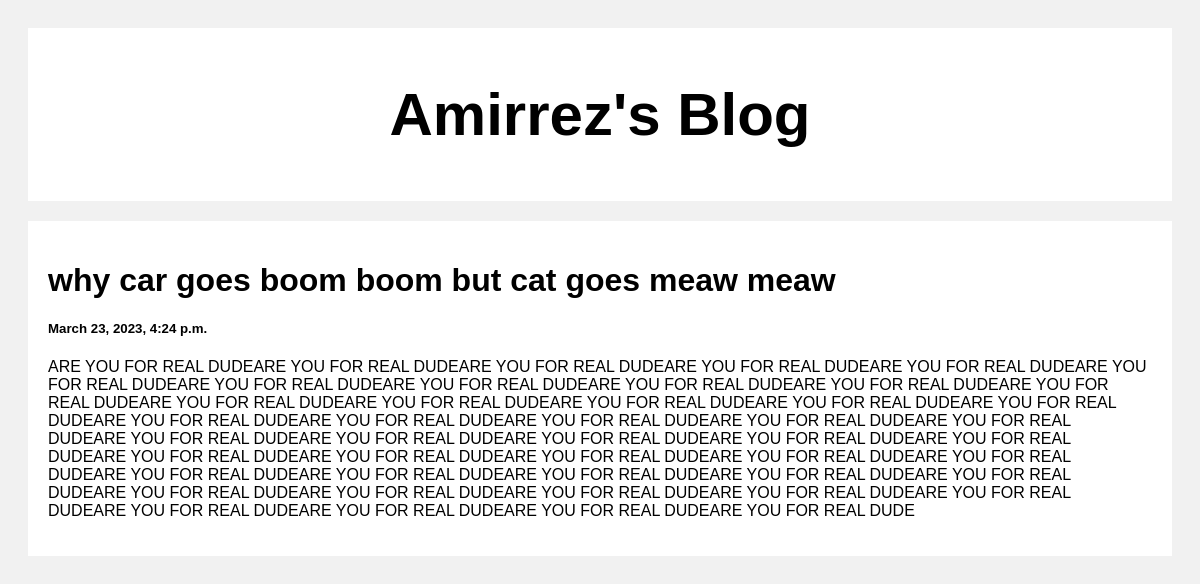
/post/1, run on the app's committed database.
### posts/models.py (models this page shows)
class Post(models.Model):
    title = models.CharField(max_length=50)
    body = models.CharField(max_length=1000000)
    created_at = models.DateTimeField(default=datetime.now, blank=True)

### posts/views.py (the view)
# urls.py: path('post/<str:pk>', views.post, name='post')
def post(request, pk):
    posts = Post.objects.get(id=pk)
    return render(request, 'posts.html', {'posts':posts})

### templates/posts.html (shortened to what this page needs)
<!DOCTYPE html>
<html>
<head>
</head>
<body>
<div class="header">
	<h2>Amirrez's Blog</h2>
</div>
<div class="row">
	<div class="leftcolumn">
		<div class="card">
			<h1>{{posts.title}}</h1>
			<h5>{{posts.created_at}}</h5>
			<p>{{posts.body}}</p>
		</div>
	</div>
</div>
</body>
</html>

### templates/posts.html (style rules this page uses)
* { box-sizing: border-box; }
body { font-family: Arial; padding: 20px; background: #f1f1f1; }
.header { padding: 2px; font-size: 40px; text-align: center; background: white; }
.leftcolumn { float: left; width: 100%; }
.card { background-color: white; padding: 20px; margin-top: 20px; }
.row:after { content: ""; display: table; clear: both; }

### data on the page
Post: title "why car goes boom boom but cat goes meaw meaw", created_at "March 23, 2023, 4:24 p.m.", body "ARE YOU FOR REAL DUDEARE YOU FOR REAL DUDEARE YOU FOR REAL DUDEARE YOU FOR REAL DUDEARE YOU FOR REAL DUDEARE YOU FOR REAL DUDEARE YOU FOR REAL DUDEARE YOU FOR REAL DUDEARE YOU FOR REAL DUDEARE YOU FOR REAL DUDEARE YOU FOR REAL DUDEARE YOU FOR REAL DUDEARE YOU FOR REAL DUDEARE YOU FOR REAL DUDEARE YOU FOR REAL DUDEARE YOU FOR REAL DUDEARE YOU FOR REAL DUDEARE YOU FOR REAL DUDEARE YOU FOR REAL DUDEARE YOU FOR REAL DUDEARE YOU FOR REAL DUDEARE YOU FOR REAL DUDEARE YOU FOR REAL DUDEARE YOU FOR REAL DUDEARE YOU FOR REAL DUDEARE YOU FOR REAL DUDEARE YOU FOR REAL DUDEARE YOU FOR REAL DUDEARE YOU FOR REAL DUDEARE YOU FOR REAL DUDEARE YOU FOR REAL DUDEARE YOU FOR REAL DUDEARE YOU FOR REAL DUDEARE…"
